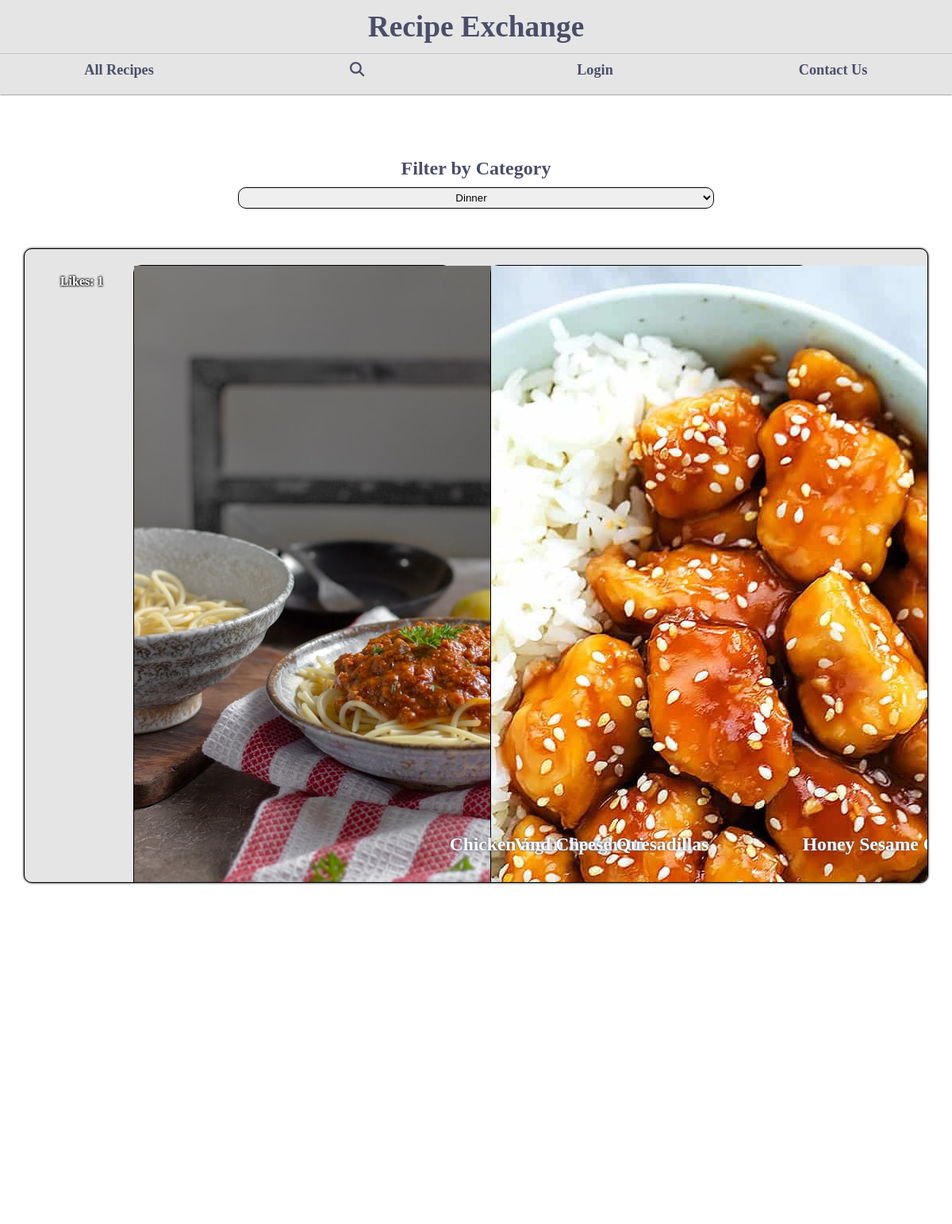
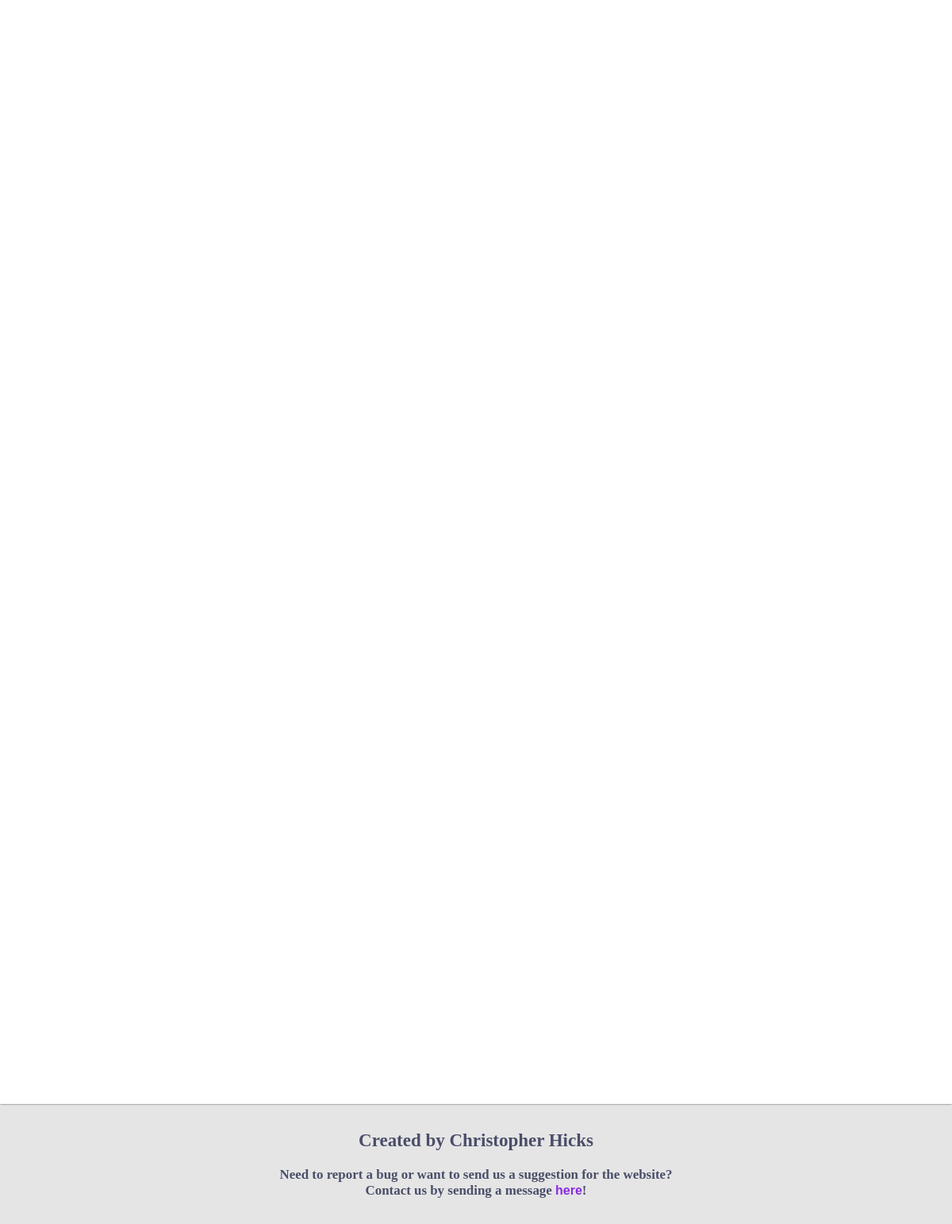
Page /recipes/Dinner/ on the committed database (2 pictures, top to bottom).
### recipe_share/models.py (models this page shows, shortened)
class UserRecipe(models.Model):
    difficulty_options = [
        ('Beginner', 'Beginner'),
        ('Intermediate', 'Intermediate'),
        ('Advanced', 'Advanced'),
    ]
    recipe_name = models.CharField(max_length=75, help_text='Please give your recipe a good name | Max Characters 75')
    recipe_category = models.ForeignKey(RecipeCategory, on_delete=models.SET_NULL, null=True, help_text='Please choose category for your recipe')
    recipe_picture = models.ImageField(upload_to='recipe-images/', default='', null=True, blank=True, help_text="Please take a good picture of recipes final product and include it here")
    recipe_difficulty = models.CharField(max_length=13, choices=difficulty_options, help_text="Please choose difficulty that matches your recipe the best")
    instructions = models.TextField(validators=[MaxLengthValidator(3000)], help_text="Please carefully explain instructions for your recipe | Please use to enter to go down a line to between each step | Max Characters 3000")
    recipe_ingredients = models.TextField(validators=[MaxLengthValidator(1000)], help_text="Please include all ingredients for this recipe | Please use to enter to go down a line to between each step | Max Characters 1000")
    required_equipment = models.TextField(validators=[MaxLengthValidator(1000)], help_text="Please include all equipment needed for this recipe | Please use enter to go down a line between in each piece of equipment | Max Characters 1000")
    created_at = models.DateField(auto_now_add=True, editable=False, null=True)
    created_by = models.ForeignKey(User, on_delete=models.CASCADE, related_name='recipes', editable=False, null=True)
    likes = models.ManyToManyField(User, related_name='liked_posts', blank=True)

### recipe_share/views.py (the view)
# urls.py: path('recipes/<str:filter>/', views.recipes, name='recipes'),
def recipes(request, filter):
    if filter != 'All':
        recipes = UserRecipe.objects.filter(recipe_category__name=filter)
    else:
        recipes = UserRecipe.objects.all()
    categories = RecipeCategory.objects.all()
    paginator = Paginator(recipes, 9)
    page_number = request.GET.get('page')
    recipes = paginator.get_page(page_number)
    return render(request, 'recipes.html', {'filter':filter, 'categories': categories, 'recipes': recipes})

### recipe_share/templates/recipes.html (shortened to what this page needs)
{% extends "base.html" %}
{% load static %}
{% block content %}
<head>
    <link rel="stylesheet" href="{% static 'css/recipes.css' %}">
</head>
<section id="filter-container">
    <h2>Filter by Category</h2>
    <select name="category" id="filter" name="search-filter" selected=" {{ filter }} ">
        {% for category in categories %}
        {% if filter  == category.name %}
        <option value="{{ category.name }}" selected>{{ category.name }}</option>
        {% else %}
        <option value="{{ category.name }}">{{ category.name }}</option>
        {% endif %}
        {% endfor %}
    </select>
</section>
<section id="recipes-container">
    <div id="recipes-box">
    {% for recipe in recipes %}
        <a href="{% url 'view-recipe' recipe.id %}">
            <div id="recipe-card">
                {% if recipe.recipe_picture %}
                <img src="{{ recipe.recipe_picture.url }}" alt="Image for recipe named {{recipe.recipe_name}}">
                {% else %}
                <img src="{% static 'images/image-placeholder.png' %}" alt="Image filler for recipe named {{recipe.recipe_name}}">
                {% endif %}
                <h4 class="likes">Likes: 1</h4>
                <h4 class="recipe-name">{{ recipe.recipe_name }}</h4>
            </div>
        </a>
    {% endfor %}
    </div>
</section>
{% endblock content %}

### static/css/base.css (style rules this page uses)
* { margin: 0; padding: 0; box-sizing: border-box; }
body { display: grid; grid-template-rows: auto auto auto; }

### static/css/recipes.css (style rules this page uses)
#filter-container { width: 100%; margin: 50px auto; text-align: center; color: #4a4e69; }
#filter-container h2 { margin-bottom: 10px; color: #4a4e69; }
#recipes-container { display: flex; justify-content: center; background-color: #e5e5e5; border: 1px solid black; border-radius: 10px; position: relative; text-align: center; box-shadow: 0px 0px 3px black; padding: 20px; width: 95%; height: 800px; overflow-y: auto; scrollbar-gutter: stable; }
#recipes-box { display: grid; grid-template-columns: repeat(auto-fit, minmax(200px, 400px)); width: 100%; height: fit-content; justify-content: center; align-items: start; gap: 50px; }
.recipe-name { padding: 10px 2px; font-size: clamp(1rem, 0.842rem + 0.842vw, 1.6rem); position: absolute; bottom: 3%; color: white; text-shadow: 0px 0px 3px #4a4e69; width: 100%; overflow-x: hidden; text-overflow: ellipsis; }
.likes { position: absolute; top: 4%; left: 4%; color: white; text-shadow: 0px 0px 3px black; }
.likes, .recipe-name { z-index: 10; }

### rows in the picture
UserRecipe: recipe_picture (picture), recipe_name "Vegan Spaghetti"
UserRecipe: recipe_picture (picture), recipe_name "Honey Sesame…"
UserRecipe: recipe_name "Chicken and Cheese Quesadillas"

### other values in the picture
form field category "Dinner"
